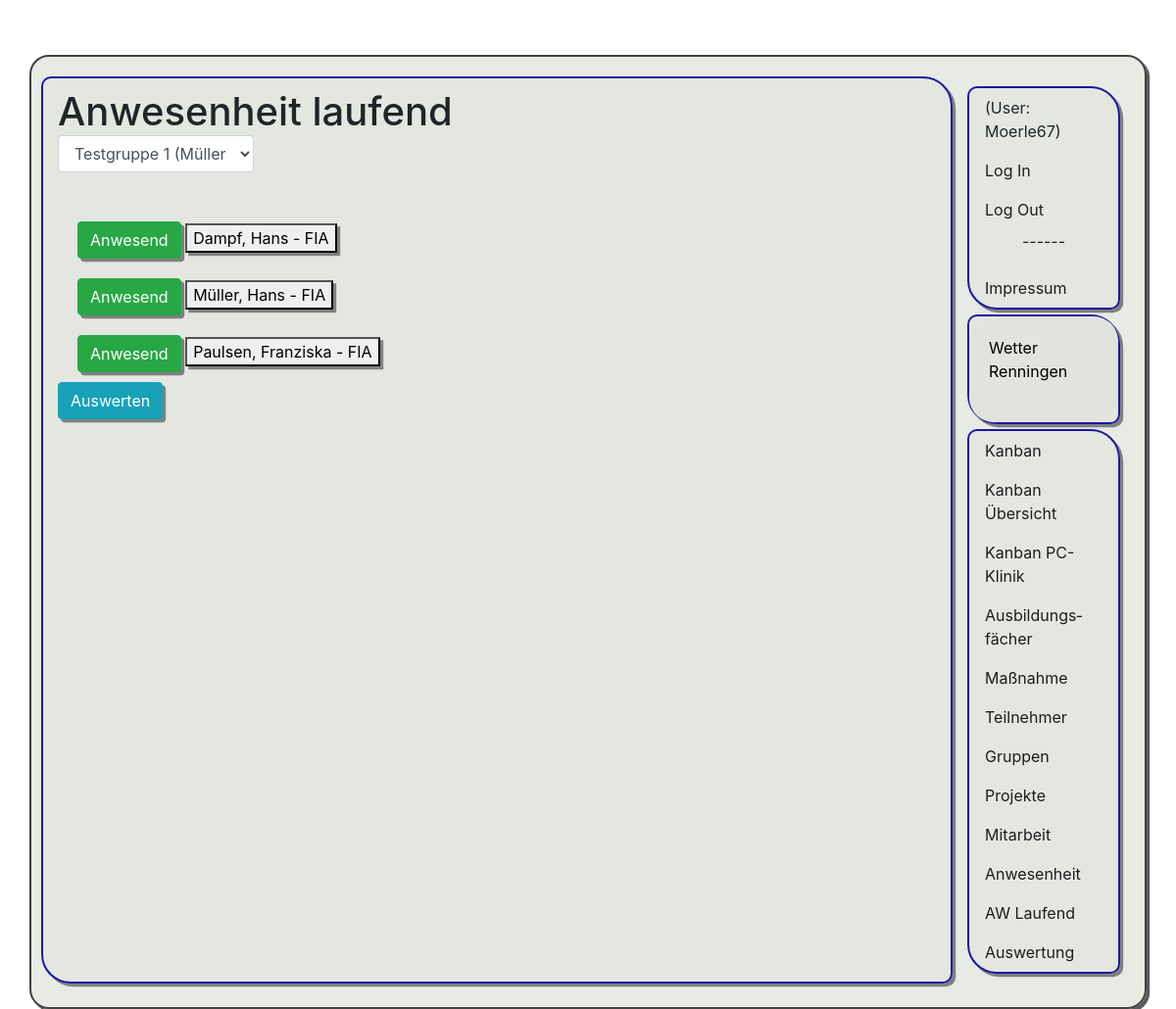
/pr1/anwesenheit/1 (signed in), run on the app's committed database.
### app1/models.py (models this page shows, shortened)
class Teilnehmer(models.Model):
    name = models.CharField(max_length=50)
    vorname = models.CharField(max_length=50)
    ausbildung = models.ForeignKey(Ausbildung, on_delete=models.CASCADE)
    gruppe = models.ForeignKey(Gruppe, on_delete=models.CASCADE, null=True)
    aktiv = models.BooleanField(default=True)
    email = models.CharField(max_length=255, blank=True)
    mobil = models.CharField(max_length=255, blank=True)
    class Meta:
        ordering = ['name']
        verbose_name_plural = "Teilnehmer"

class Ausbildung(models.Model):
    name = models.CharField(max_length=50)
    slug = models.CharField(max_length=10, unique=True)
    aktiv = models.BooleanField(default=True)
    class Meta:
        ordering = ['slug']
        verbose_name_plural = "Ausbildungen"

### app1/views.py (the view)
# urls.py: path('anwesenheit/<int:gruppe>', views.anwesenheit_laufend, name = 'anwesenheit_laufend'),
@permission_required('app1.view_teilnehmer')
def anwesenheit_laufend(request, gruppe):
    gruppe_ds = Gruppe.objects.get(id=gruppe)
    if request.method == "POST":
        if "button" not in request.POST:
            gruppe = request.POST["Gruppe"]
            return redirect("/pr1/anwesenheit/"+str(gruppe))
        if request.POST["button"] == "weiter":
            return redirect("/pr1/anwesenheit/auswertung/"+str(gruppe))
        else:
            tn = request.POST["button"]
            tn = Teilnehmer.objects.get(id=tn)
            satz = Anwesenheit.objects.filter(teilnehmer=tn).last()
            anwesend = not satz.anwesend
            anwesenheit = Anwesenheit(
                teilnehmer=tn, user=request.user, anwesend=anwesend)
            anwesenheit.save()
            return redirect("/pr1/anwesenheit/"+str(gruppe))
    else:
        liste = []
        teilnehmer = Teilnehmer.objects.filter(aktiv=True, gruppe=gruppe)
        gruppe_fm = FormAuswahl("Gruppe", Gruppe, gruppe,
                                submit=True, label=False)
        form = (gruppe_fm)
        time_old = False
        for tn in teilnehmer:
            satz = Anwesenheit.objects.filter(teilnehmer=tn).last()
            if satz:
                anwesend = satz.anwesend
                liste.append((tn, anwesend))
        js = ("js/eigenes.js",)
        return render(request, 'app1/anwesenheit.html', {"gruppe": gruppe, "teilnehmer": liste, "form": form, "js": js})

### app1/classForm.py (called while the page is built)
    def __str__(self):
        if self.aktiv:
            daten = self.liste.objects.filter(aktiv=True)
        else:
            daten = self.liste.objects.filter()
        antwort=""
        if self.label:
            antwort = '\n<label for="'+self.name+'">'+self.name+': </label>\n'
        antwort += '<select '
        if self.submit:
            antwort+= ' onchange="this.form.submit()" '
        antwort += 'name="'+self.name+'" class="form-control">\n'
        for zeile in daten:
            antwort += '<option value="'+str(zeile.id)+'"'
            if zeile.id == self.value:
                antwort += "selected "
            antwort +='>'+str(zeile)+'</option>\n'
        antwort += '</select>\n'
        return antwort

### app1/models.py (called while the page is built)
    def __str__(self):
        if self.sprecher != None:
            return f"{self.name} ({self.sprecher.name}, {self.sprecher.vorname})"
        else:
            return f"{self.name}"

### app1/templates/app1/anwesenheit.html (shortened to what this page needs)
﻿{% extends 'app1/base.html' %}
{% block h1 %} Anwesenheit laufend
<form method="POST" style = "width: 5em">
      {{ form | safe }}
  </form>{% endblock h1 %}
{% block content %}
  <form method="POST">
    {% for zeile in teilnehmer %}
        <div class="form-check form-switch">
          {% if zeile.1 %}
            <button type="submit" class="btn btn-success" name="button" value="{{zeile.0.id}}">Anwesend</button>
          {% else %}
            <button type="submit" class="btn btn-danger" name="button" value="{{zeile.0.id}}">Abwesend</button>
          {% endif %}
            <button type="button" class"btn btn-outline-primary" onclick="add_comment('Kommentar',{{zeile.0.id}},'{{zeile.0.name}}, {{zeile.0.vorname}}', '{{gruppe}}')">{{zeile.0.name}}, {{zeile.0.vorname}} - {{zeile.0.ausbildung.slug}}</button>
        </div>
    {% endfor %}
    <button type="submit" class="btn btn-info" name="button" value="weiter">Auswerten</button>
  </form>
{% endblock content %}

### app1/templates/app1/base.html (shortened to what this page needs)
{% load static tz %}
<!doctype html>
<html lang="de">
    <head>
        <link rel="stylesheet" href="https://cdn.jsdelivr.net/npm/bootstrap@4.5.3/dist/css/bootstrap.min.css">
        <link rel="stylesheet" href="{% static 'css/styles.css' %}" />
    </head>
    <body>
        <div class="container">
            <div class="row">
                <div class="col-md-10 inhalt">
                    <h1>{% block h1 %}Überschrift{% endblock h1 %}</h1>
                    {% block content %}
                    {% endblock content %}
                </div>
                <div class="col-md-2 navi">
                    <nav class="nav flex-column">
                        <div class="nav-link"> (User: {{user}})</div>
                        <a class="nav-link gruen" href="/pr1/auth?next=/pr1/">Log In</a>
                        <a class="nav-link rot" href="/pr1/logout">Log Out</a>
                        <p class="center">------</p>
                        <a class="nav-link" href="/pr1/impress">Impres&shy;sum</a>
                    </nav>
                    <nav class="nav flex-column">
                       <div id="wcom-e00a8ce320c777a03bbe2f2a113101a4" style="border: 0px; background-color: rgb(224, 228, 220); border-radius: 25px; color: rgb(0, 0, 0);" class="wcom-default w150x150"><link rel="stylesheet" href="//cs3.wettercomassets.com/woys/5/css/w.css" media="all"><div class="wcom-city"><a style="color: #000" href="https://www.wetter.comdeutschland/renningen/DE0008793.html" target="_blank" rel="nofollow" aria-label="Wetter Berlin" title="Wetter Renningen">Wetter Renningen</a></div><div id="wcom-e00a8ce320c777a03bbe2f2a113101a4-weather"></div></div>
                    </nav>
                   <nav class="nav flex-column ">
                        <a class="nav-link active" href="/pr1/kanban/">Kanban</a>
                        <a class="nav-link" href="/pr1/kanban/all/">Kan&shy;ban Übersicht</a>
                        <a class="nav-link" href="/pr1/kanban/pck/">Kan&shy;ban PC-Klinik</a>
                        <a class="nav-link" href="/pr1/fach/">Aus&shy;bildungs&shy;fächer</a>
                        <a class="nav-link" href="/pr1/ausb/">Maß&shy;nahme</a>
                        <a class="nav-link" href="/pr1/tn/">Teil&shy;nehmer</a>
                        <a class="nav-link" href="/pr1/grp/">Grup&shy;pen</a>
                        <a class="nav-link" href="/pr1/projekte/">Pro&shy;jekte</a>
                        <a class="nav-link" href="/pr1/mitarbeit">Mit&shy;arbeit</a>
                        <a class="nav-link" href="/pr1/anwesenheit">An&shy;wesenheit</a>
                        <a class="nav-link" href="/pr1/anwesenheit/1">AW Laufend</a>
                        <a class="nav-link" href="/pr1/anwesenheit/auswertung/1">Aus&shy;wertung</a>
                    </nav>
                </div>
            </div>
        </div>
    </body>
</html>

### app1/static/css/styles.css (style rules this page uses)
.center { text-align: center; }
body { background-image: url(../pics/hintergrund1.png); height: 95vh; background-position: center; background-repeat: no-repeat; background-size: cover; }
div { padding: 10px 10px; }
.container { background-color: rgb(225, 230, 222, 0.80); border-radius: 20px 20px 20px 20px; margin-top: 2em; box-shadow: 0.2em 0.2em rgb(92, 91, 91); border: 2px solid #414144; }
.nav, .inhalt { background-color: rgba(225, 230, 222, 0.637); border: 2px solid #1b19a0; border-radius: 10px 30px 10px 30px; box-shadow: 0.2em 0.2em gray; margin-bottom: 0.3em; }
button { box-shadow: 0.2em 0.2em gray; }
a:link, a:visited { color: rgb(29, 29, 31); }
.rot { color: red; }
.gruen { color: green; }

### data on the page
Teilnehmer: {{ zeile.0.id }} 2 (drawn), name "Dampf", vorname "Hans", ausbildung.slug "FIA"
Teilnehmer: {{ zeile.0.id }} 5 (drawn), name "Müller", vorname "Hans", ausbildung.slug "FIA"
Teilnehmer: {{ zeile.0.id }} 6 (drawn), name "Paulsen", vorname "Franziska", ausbildung.slug "FIA"

### other printed values
{{ user }} "Moerle67"
